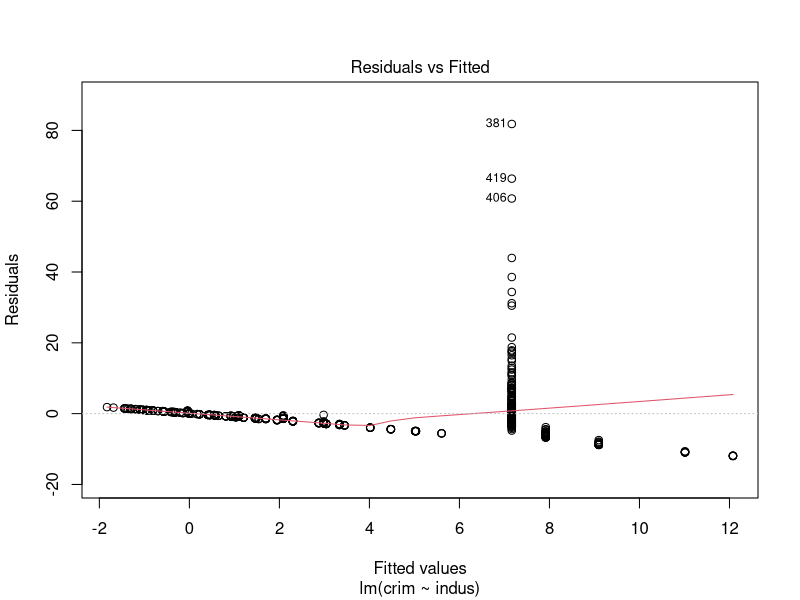
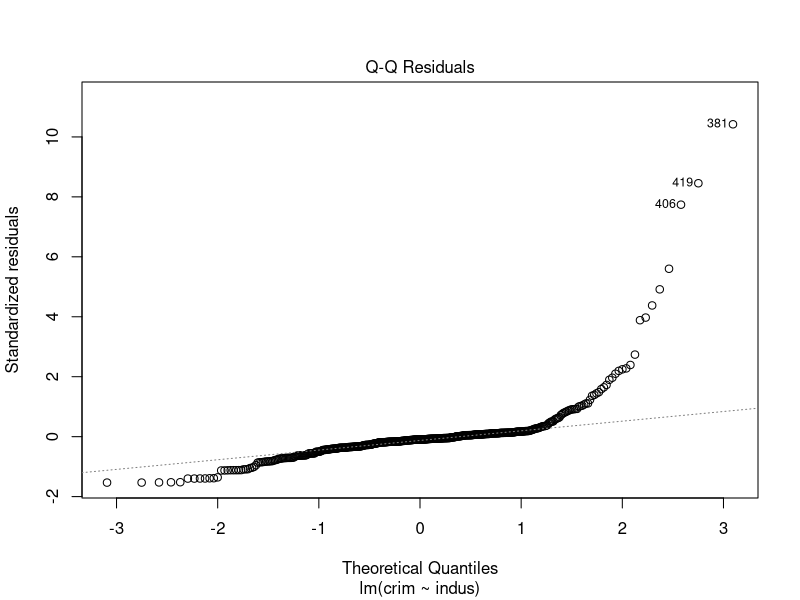
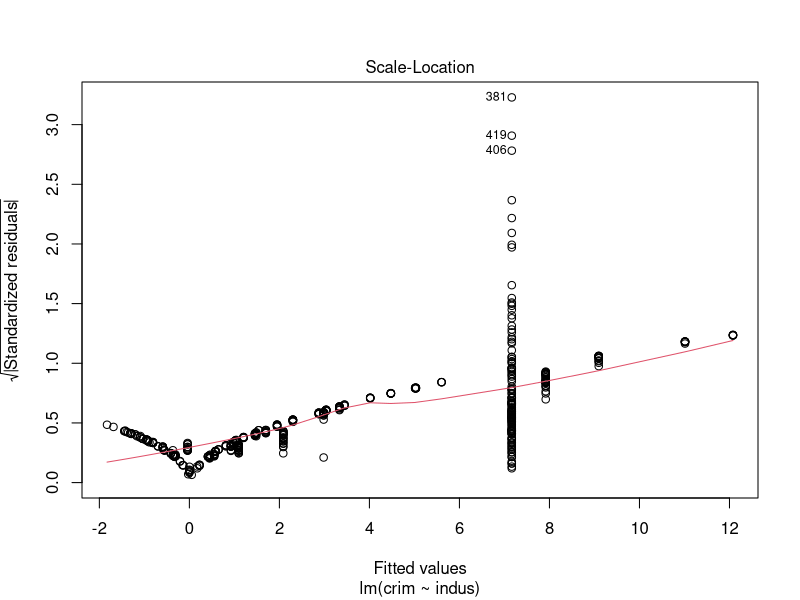
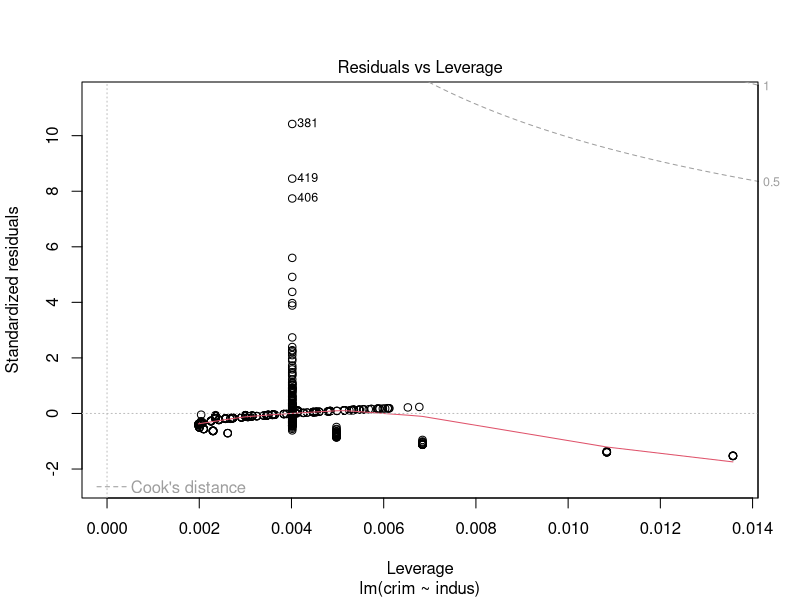

Write R code to recreate these figures, in order.
## ---- chunk 1
library(MASS)
data("Boston")
model1 <- lm(crim ~ indus, Boston)
print(model1)
plot(model1)
